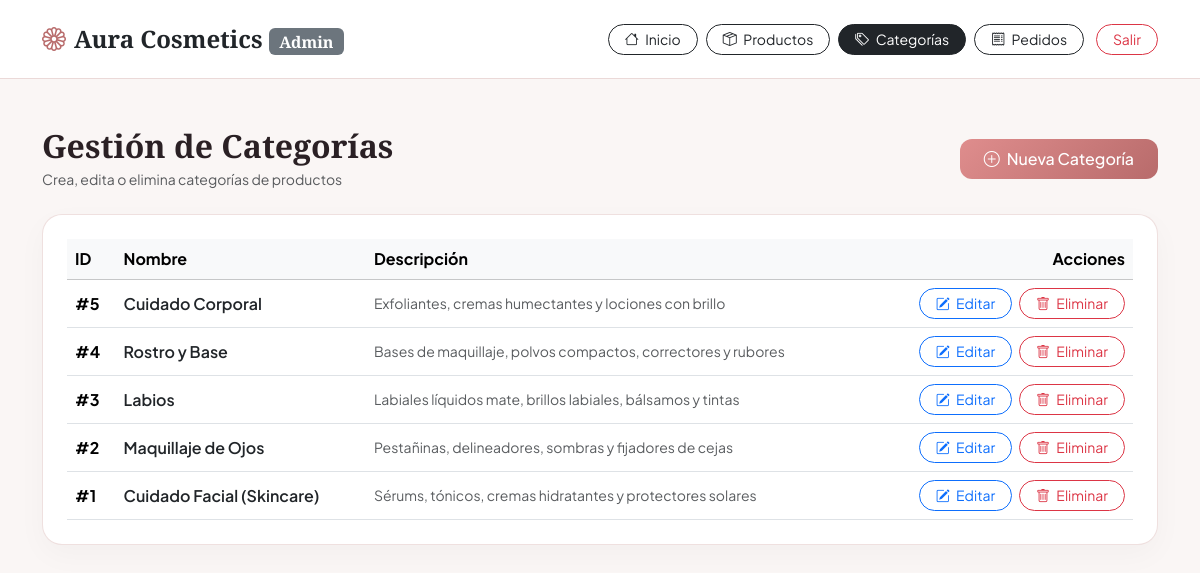
The page /categorias.php (signed in) on the database its author committed.
### tables this page shows
CREATE TABLE `categorias` (
  `id_categoria` int NOT NULL,
  `nombre` varchar(60) NOT NULL,
  `descripcion` varchar(255) DEFAULT NULL
);

### categorias.php (the view, shortened to what this page needs)
<?php
require_once 'inc/conexion.php';
$sql_cat = "SELECT * FROM categorias ORDER BY id_categoria DESC";
$res_categorias = mysqli_query($conexion, $sql_cat);
?>
<!DOCTYPE html>
<html lang="es">
<head>
    <link href="https://cdn.jsdelivr.net/npm/bootstrap@5.3.3/dist/css/bootstrap.min.css" rel="stylesheet">
    <link href="https://cdn.jsdelivr.net/npm/bootstrap-icons@1.11.3/font/bootstrap-icons.min.css" rel="stylesheet">
</head>
<body>
<nav class="navbar navbar-expand-lg navbar-cosmetic sticky-top py-3">
    <div class="container">
        <a class="navbar-brand brand-font fw-bold fs-4 text-dark" href="dashboard.php">
            <i class="bi bi-flower1 me-2" style="color: #b86b6b;"></i>Aura Cosmetics <span class="badge bg-secondary fs-6 align-middle">Admin</span>
        </a>
        <div class="d-flex align-items-center gap-2">
            <a href="dashboard.php" class="btn btn-outline-dark btn-sm rounded-pill px-3">
                <i class="bi bi-house me-1"></i> Inicio
            </a>
            <a href="productos.php" class="btn btn-outline-dark btn-sm rounded-pill px-3">
                <i class="bi bi-box-seam me-1"></i> Productos
            </a>
            <a href="categorias.php" class="btn btn-dark btn-sm rounded-pill px-3">
                <i class="bi bi-tags me-1"></i> Categorías
            </a>
            <a href="pedidos.php" class="btn btn-outline-dark btn-sm rounded-pill px-3">
                <i class="bi bi-receipt me-1"></i> Pedidos
            </a>
            <a href="logout.php" class="btn btn-outline-danger btn-sm rounded-pill px-3 ms-1">Salir</a>
        </div>
    </div>
</nav>
<div class="container py-4 py-lg-5">
    <div class="d-flex justify-content-between align-items-center mb-4">
        <div>
            <h2 class="brand-font fw-bold mb-1">Gestión de Categorías</h2>
            <p class="text-muted small mb-0">Crea, edita o elimina categorías de productos</p>
        </div>
        <button class="btn btn-cosmetic px-4 py-2" data-bs-toggle="modal" data-bs-target="#modalCrear">
            <i class="bi bi-plus-circle me-1"></i> Nueva Categoría
        </button>
    </div>
    <div class="card card-custom p-4">
        <div class="table-responsive">
            <table class="table table-hover align-middle mb-0">
                <thead class="table-light">
                    <tr>
                        <th>ID</th>
                        <th>Nombre</th>
                        <th>Descripción</th>
                        <th class="text-end">Acciones</th>
                    </tr>
                </thead>
                <tbody>
                    <?php if ($res_categorias && mysqli_num_rows($res_categorias) > 0): ?>
                        <?php while ($cat = mysqli_fetch_assoc($res_categorias)): ?>
                            <tr>
                                <td class="fw-bold">#<?= $cat['id_categoria'] ?></td>
                                <td class="fw-semibold text-dark"><?= htmlspecialchars($cat['nombre']) ?></td>
                                <td class="text-muted small"><?= htmlspecialchars($cat['descripcion'] ?? 'Sin descripción') ?></td>
                                <td class="text-end">
                                    <button class="btn btn-sm btn-outline-primary rounded-pill px-3 me-1"
                                            data-bs-toggle="modal"
                                            data-bs-target="#modalEditar"
                                            data-id="<?= $cat['id_categoria'] ?>"
                                            data-nombre="<?= htmlspecialchars($cat['nombre']) ?>"
                                            data-descripcion="<?= htmlspecialchars($cat['descripcion'] ?? '') ?>">
                                        <i class="bi bi-pencil-square me-1"></i> Editar
                                    </button>
                                    <form action="categorias.php" method="POST" class="d-inline" onsubmit="return confirm('¿Estás seguro de eliminar esta categoría?');">
                                        <button type="submit" class="btn btn-sm btn-outline-danger rounded-pill px-3">
                                            <i class="bi bi-trash me-1"></i> Eliminar
                                        </button>
                                    </form>
                                </td>
                            </tr>
                        <?php endwhile; ?>
                    <?php else: ?>
                        <tr>
                            <td colspan="4" class="text-center text-muted py-4">No hay categorías registradas.</td>
                        </tr>
                    <?php endif; ?>
                </tbody>
            </table>
        </div>
    </div>
</div>
</body>
</html>

### categorias.php (style rules this page uses)
:root { --cosmetic-rose: #d88a8a; --cosmetic-dark: #2a2024; --cosmetic-bg: #faf6f5; }
body { font-family: 'Plus Jakarta Sans', sans-serif; background-color: var(--cosmetic-bg); color: var(--cosmetic-dark); }
.brand-font { font-family: 'Playfair Display', serif; }
.navbar-cosmetic { background-color: #ffffff; border-bottom: 1px solid #ebd9d8; }
.btn-cosmetic { background: linear-gradient(135deg, #df8d8d 0%, #b86b6b 100%); border: none; color: #ffffff; border-radius: 12px; font-weight: 500; }
.card-custom { border: 1px solid rgba(235, 217, 216, 0.8); border-radius: 20px; background-color: #ffffff; box-shadow: 0 10px 30px rgba(0,0,0,0.03); }

### rows shown on the page
categorias: id_categoria "5", nombre "Cuidado Corporal", descripcion "Exfoliantes, cremas humectantes y lociones con brillo"
categorias: id_categoria "4", nombre "Rostro y Base", descripcion "Bases de maquillaje, polvos compactos, correctores y rubores"
categorias: id_categoria "3", nombre "Labios", descripcion "Labiales líquidos mate, brillos labiales, bálsamos y tintas"
categorias: id_categoria "2", nombre "Maquillaje de Ojos", descripcion "Pestañinas, delineadores, sombras y fijadores de cejas"
categorias: id_categoria "1", nombre "Cuidado Facial (Skincare)", descripcion "Sérums, tónicos, cremas hidratantes y protectores solares"
